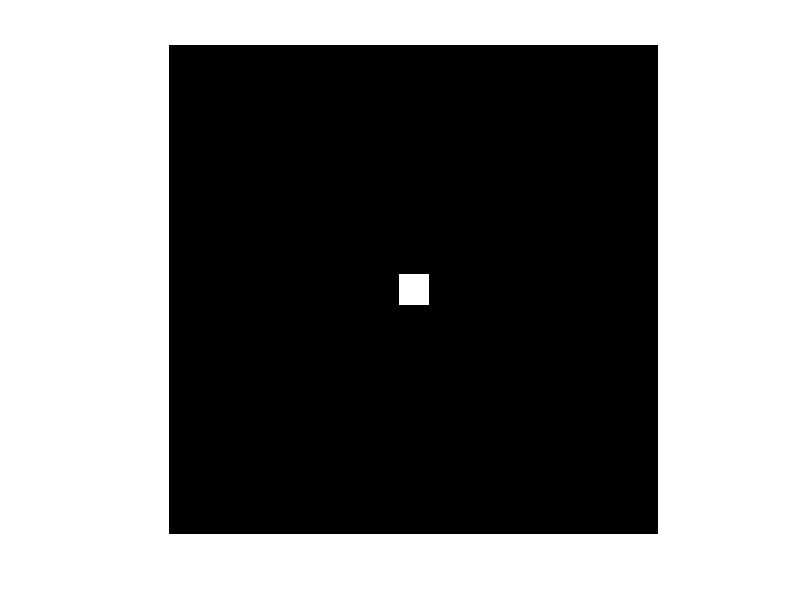
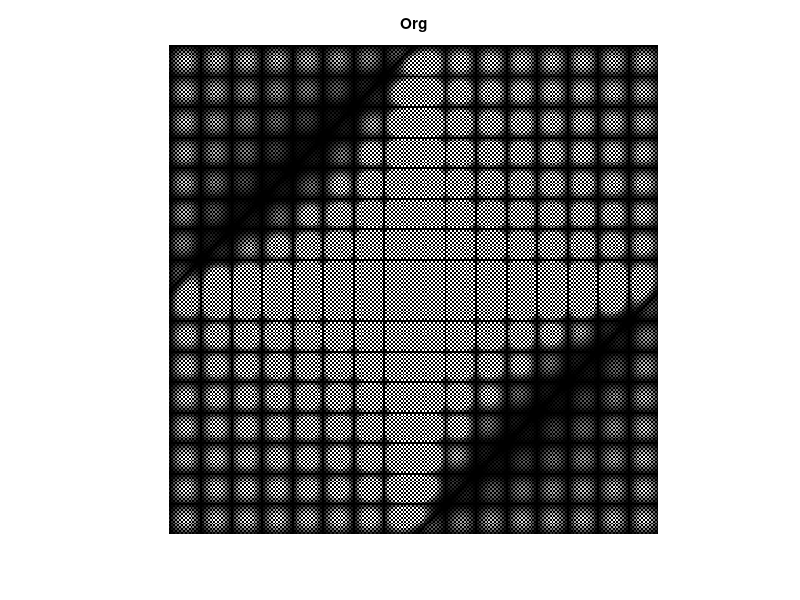
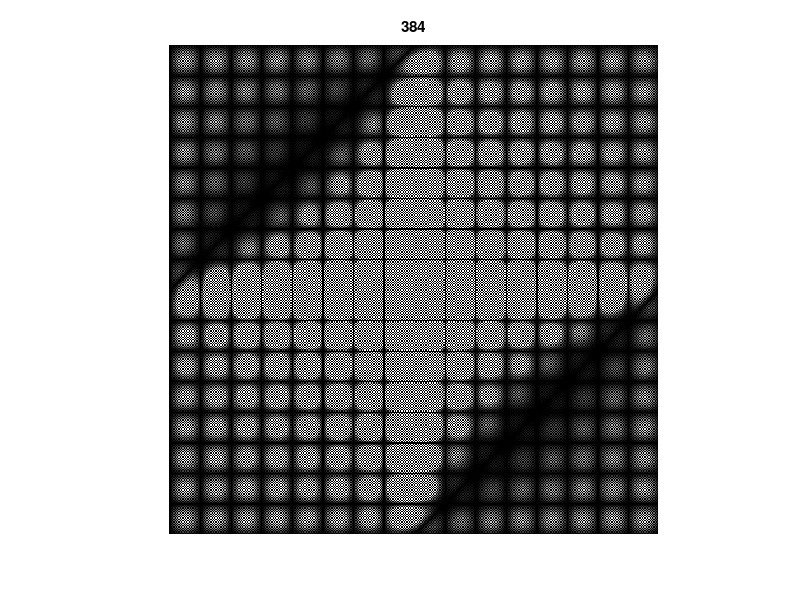
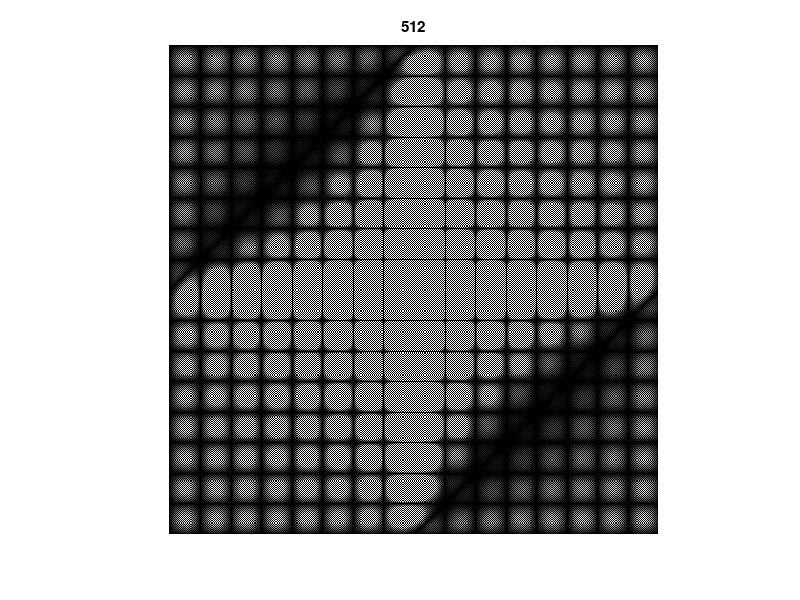

MATLAB code for these plots, in order:
clc;
clear all,

im(1:16,1:16) = 1;
im = padarray(im,[120,120],0,'both');
ft384 = fftshift(fft2(padarray(im,[64,64],0,'both')));
ft512 = fftshift(fft2(padarray(im,[128,128],0,'both')));
ft600 = fftshift(fft2(padarray(im,[172,172],0,'both')));

figure,imshow(im);

figure,imshow(fftshift(fft2(im))),title('Org');
figure,
imshow(ft384),title('384');
figure,
imshow(ft512),title('512');
figure,
imshow(ft600),title('600');
